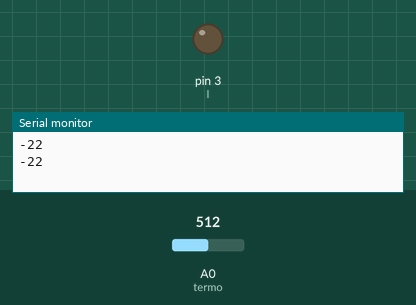
Simulated run of this sketch. Board: Arduino Uno, built with avr-gcc and run on an emulated ATmega328P. Parts: output pins drawn as LEDs (lit = HIGH), the last lines printed to the serial monitor. The test bench sets the inputs (shaded band); at power-on: A0 (termo) = 512.

Above: at 1.8 s.
1.9 s: A0 (termo) set to 601
3.4 s: A0 (termo) set to 628
At 4.7 s:
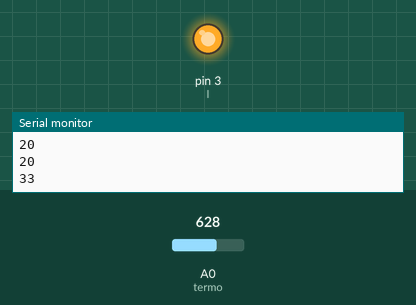
5.5 s: A0 (termo) set to 511
At 6.3 s:
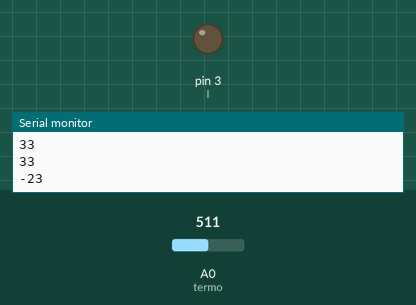
7.5 s: A0 (termo) set to 716
At 9.0 s:
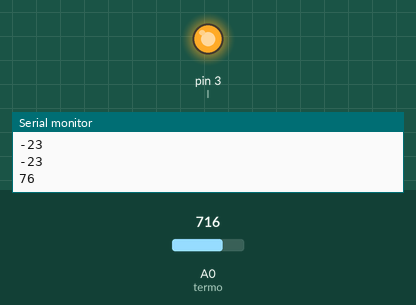
Timing chart, 0 to 10.5 s (numbered marks = the images above; inputs shaded):
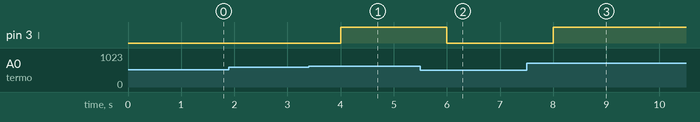

The sketch:

temp.ino
```cpp
int l=3, termo=A0, val, temp;
float voltage;
void setup() {
pinMode(l, OUTPUT);
Serial.begin(9600);
}

void loop() {
val=analogRead(termo);
voltage=(val*5.0/1023);
if(voltage*100-273.15 > 28)
{
  digitalWrite(l, HIGH);
}
else
digitalWrite(l, LOW);

temp=voltage*100-273.15;
Serial.println(temp);
delay(1000);
}
```

Measured:
- the behaviour switches between 616 and 617 on A0 (termo) (found by bisection; images 0 and 1)
- after the input at 3.4 s, pin 3 (l): LOW → HIGH after 0.60 s
- after the input at 5.5 s, pin 3 (l): HIGH → LOW after 0.50 s
- after the input at 7.5 s, pin 3 (l): LOW → HIGH after 0.50 s
